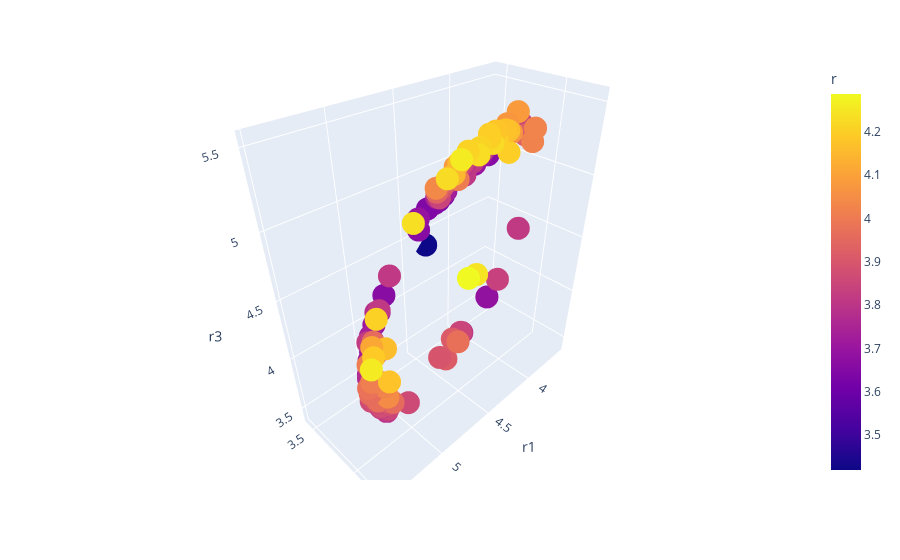

The notebook cell this image was saved under:
### Code cell
data_res = data.query("ResName == 'TRP'").reset_index(drop=True)
# sns.jointplot("r1", "r2", kind='hex', data=data_res)
# TRP
fig = px.scatter_3d(data_res, x='r1', y='r2', z='r3', color="r")
fig.show()

### Figure 1 — Plotly figure (JSON) as saved in the notebook; plotly's stock layout.template omitted (floating-point values rounded to 4 significant figures; data arrays with more than 128 entries replaced by an {"elided": "..."} marker saying what was removed)
{"data": [{"hoverlabel": {"namelength": 0}, "hovertemplate": "r1=%{x}<br>r2=%{y}<br>r3=%{z}<br>r=%{marker.color}", "legendgroup": "", "marker": {"color": {"elided": "140 float values"}, "coloraxis": "coloraxis", "symbol": "circle"}, "mode": "markers", "name": "", "scene": "scene", "showlegend": false, "type": "scatter3d", "x": {"elided": "140 float values"}, "y": {"elided": "140 float values"}, "z": {"elided": "140 float values"}}], "layout": {"coloraxis": {"colorbar": {"title": {"text": "r"}}, "colorscale": [[0, "#0d0887"], [0.1111, "#46039f"], [0.2222, "#7201a8"], [0.3333, "#9c179e"], [0.4444, "#bd3786"], [0.5556, "#d8576b"], [0.6667, "#ed7953"], [0.7778, "#fb9f3a"], [0.8889, "#fdca26"], [1, "#f0f921"]]}, "legend": {"tracegroupgap": 0}, "margin": {"t": 60}, "scene": {"domain": {"x": [0, 1], "y": [0, 1]}, "xaxis": {"title": {"text": "r1"}}, "yaxis": {"title": {"text": "r2"}}, "zaxis": {"title": {"text": "r3"}}}}}
